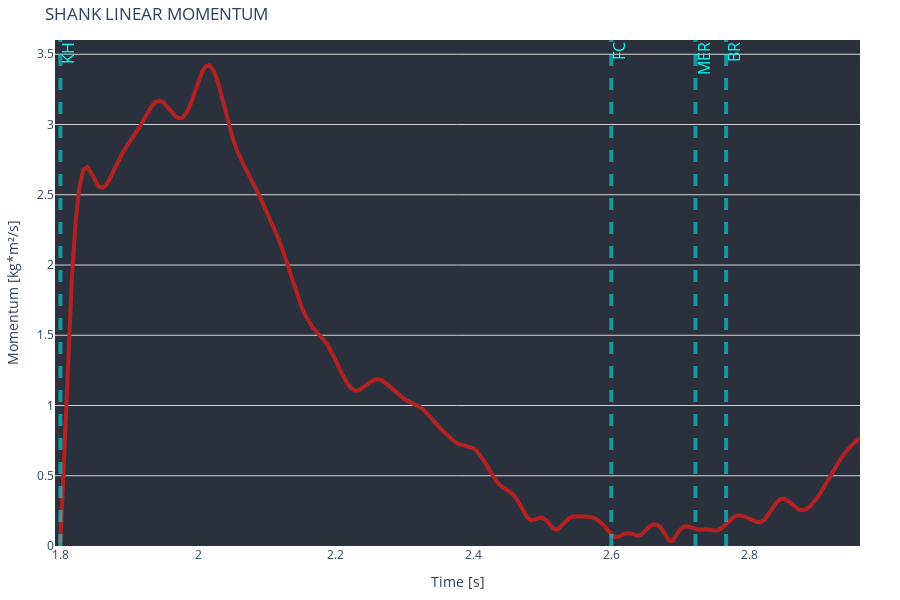
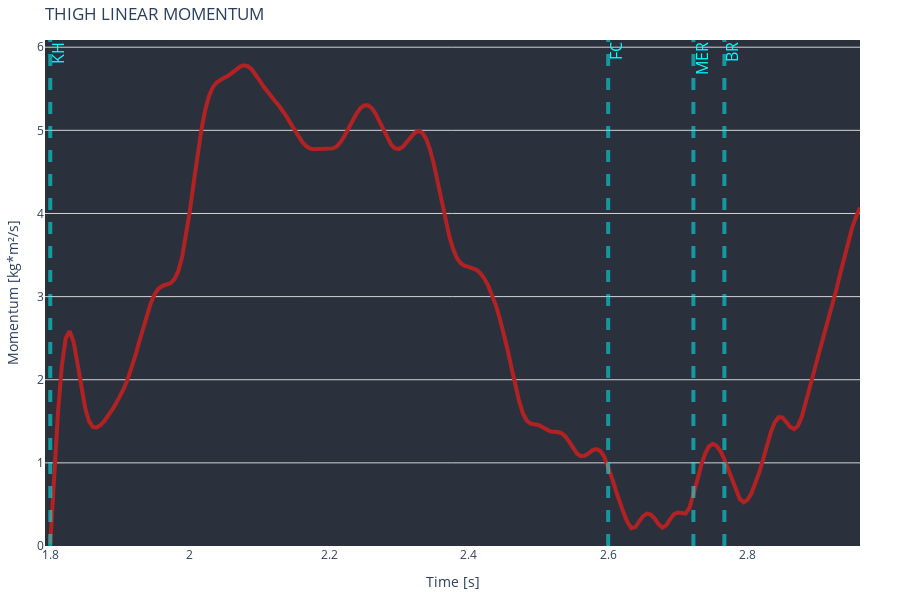
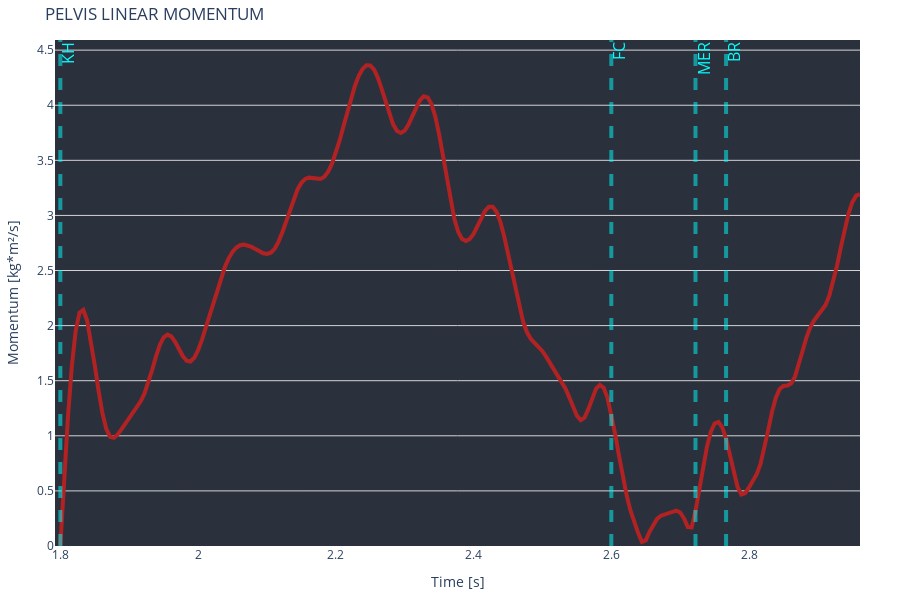
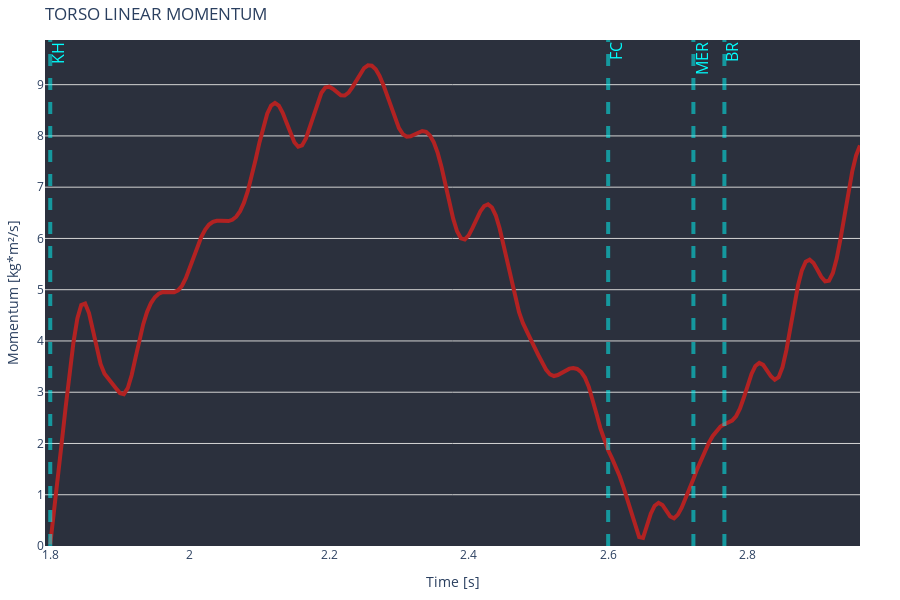

Notebook code for these charts, in order:
### Code cell
for i in kinematic_fig:
    display(kinematic_fig[i])

### Figure 1 — Plotly figure (JSON) as saved in the notebook; plotly's stock layout.template omitted (floating-point values rounded to 4 significant figures; data arrays with more than 128 entries replaced by an {"elided": "..."} marker saying what was removed)
{"data": [{"line": {"color": "firebrick", "width": 4}, "mode": "lines", "name": "SHANK LINEAR MOMENTUM", "type": "scatter", "x": {"elided": "210 float values"}, "y": {"elided": "738 float values"}}], "layout": {"annotations": [{"font": {"color": "cyan", "size": 16}, "showarrow": false, "text": "KH", "textangle": -90, "x": 1.811, "xref": "x", "y": 1, "yref": "paper"}, {"font": {"color": "cyan", "size": 16}, "showarrow": false, "text": "FC", "textangle": -90, "x": 2.611, "xref": "x", "y": 1, "yref": "paper"}, {"font": {"color": "cyan", "size": 16}, "showarrow": false, "text": "MER", "textangle": -90, "x": 2.733, "xref": "x", "y": 1, "yref": "paper"}, {"font": {"color": "cyan", "size": 16}, "showarrow": false, "text": "BR", "textangle": -90, "x": 2.778, "xref": "x", "y": 1, "yref": "paper"}], "height": 600, "margin": {"b": 40, "l": 40, "r": 40, "t": 40}, "plot_bgcolor": "rgb(43,48,61)", "shapes": [{"line": {"color": "cyan", "dash": "dash", "width": 4}, "opacity": 0.5, "type": "line", "x0": 1.8, "x1": 1.8, "xref": "x", "y0": 0, "y1": 1, "yref": "paper"}, {"line": {"color": "cyan", "dash": "dash", "width": 4}, "opacity": 0.5, "type": "line", "x0": 2.6, "x1": 2.6, "xref": "x", "y0": 0, "y1": 1, "yref": "paper"}, {"line": {"color": "cyan", "dash": "dash", "width": 4}, "opacity": 0.5, "type": "line", "x0": 2.722, "x1": 2.722, "xref": "x", "y0": 0, "y1": 1, "yref": "paper"}, {"line": {"color": "cyan", "dash": "dash", "width": 4}, "opacity": 0.5, "type": "line", "x0": 2.767, "x1": 2.767, "xref": "x", "y0": 0, "y1": 1, "yref": "paper"}], "showlegend": false, "title": {"text": "SHANK LINEAR MOMENTUM"}, "xaxis": {"showgrid": false, "title": {"text": "Time [s]"}}, "yaxis": {"autorange": true, "gridcolor": "lightgrey", "gridwidth": 1, "rangemode": "tozero", "showgrid": true, "title": {"text": "Momentum [kg*m²/s]"}, "zeroline": false}}}

### Figure 2 — Plotly figure (JSON) as saved in the notebook; plotly's stock layout.template omitted (floating-point values rounded to 4 significant figures; data arrays with more than 128 entries replaced by an {"elided": "..."} marker saying what was removed)
{"data": [{"line": {"color": "firebrick", "width": 4}, "mode": "lines", "name": "THIGH LINEAR MOMENTUM", "type": "scatter", "x": {"elided": "210 float values"}, "y": {"elided": "738 float values"}}], "layout": {"annotations": [{"font": {"color": "cyan", "size": 16}, "showarrow": false, "text": "KH", "textangle": -90, "x": 1.811, "xref": "x", "y": 1, "yref": "paper"}, {"font": {"color": "cyan", "size": 16}, "showarrow": false, "text": "FC", "textangle": -90, "x": 2.611, "xref": "x", "y": 1, "yref": "paper"}, {"font": {"color": "cyan", "size": 16}, "showarrow": false, "text": "MER", "textangle": -90, "x": 2.733, "xref": "x", "y": 1, "yref": "paper"}, {"font": {"color": "cyan", "size": 16}, "showarrow": false, "text": "BR", "textangle": -90, "x": 2.778, "xref": "x", "y": 1, "yref": "paper"}], "height": 600, "margin": {"b": 40, "l": 40, "r": 40, "t": 40}, "plot_bgcolor": "rgb(43,48,61)", "shapes": [{"line": {"color": "cyan", "dash": "dash", "width": 4}, "opacity": 0.5, "type": "line", "x0": 1.8, "x1": 1.8, "xref": "x", "y0": 0, "y1": 1, "yref": "paper"}, {"line": {"color": "cyan", "dash": "dash", "width": 4}, "opacity": 0.5, "type": "line", "x0": 2.6, "x1": 2.6, "xref": "x", "y0": 0, "y1": 1, "yref": "paper"}, {"line": {"color": "cyan", "dash": "dash", "width": 4}, "opacity": 0.5, "type": "line", "x0": 2.722, "x1": 2.722, "xref": "x", "y0": 0, "y1": 1, "yref": "paper"}, {"line": {"color": "cyan", "dash": "dash", "width": 4}, "opacity": 0.5, "type": "line", "x0": 2.767, "x1": 2.767, "xref": "x", "y0": 0, "y1": 1, "yref": "paper"}], "showlegend": false, "title": {"text": "THIGH LINEAR MOMENTUM"}, "xaxis": {"showgrid": false, "title": {"text": "Time [s]"}}, "yaxis": {"autorange": true, "gridcolor": "lightgrey", "gridwidth": 1, "rangemode": "tozero", "showgrid": true, "title": {"text": "Momentum [kg*m²/s]"}, "zeroline": false}}}

### Figure 3 — Plotly figure (JSON) as saved in the notebook; plotly's stock layout.template omitted (floating-point values rounded to 4 significant figures; data arrays with more than 128 entries replaced by an {"elided": "..."} marker saying what was removed)
{"data": [{"line": {"color": "firebrick", "width": 4}, "mode": "lines", "name": "PELVIS LINEAR MOMENTUM", "type": "scatter", "x": {"elided": "210 float values"}, "y": {"elided": "738 float values"}}], "layout": {"annotations": [{"font": {"color": "cyan", "size": 16}, "showarrow": false, "text": "KH", "textangle": -90, "x": 1.811, "xref": "x", "y": 1, "yref": "paper"}, {"font": {"color": "cyan", "size": 16}, "showarrow": false, "text": "FC", "textangle": -90, "x": 2.611, "xref": "x", "y": 1, "yref": "paper"}, {"font": {"color": "cyan", "size": 16}, "showarrow": false, "text": "MER", "textangle": -90, "x": 2.733, "xref": "x", "y": 1, "yref": "paper"}, {"font": {"color": "cyan", "size": 16}, "showarrow": false, "text": "BR", "textangle": -90, "x": 2.778, "xref": "x", "y": 1, "yref": "paper"}], "height": 600, "margin": {"b": 40, "l": 40, "r": 40, "t": 40}, "plot_bgcolor": "rgb(43,48,61)", "shapes": [{"line": {"color": "cyan", "dash": "dash", "width": 4}, "opacity": 0.5, "type": "line", "x0": 1.8, "x1": 1.8, "xref": "x", "y0": 0, "y1": 1, "yref": "paper"}, {"line": {"color": "cyan", "dash": "dash", "width": 4}, "opacity": 0.5, "type": "line", "x0": 2.6, "x1": 2.6, "xref": "x", "y0": 0, "y1": 1, "yref": "paper"}, {"line": {"color": "cyan", "dash": "dash", "width": 4}, "opacity": 0.5, "type": "line", "x0": 2.722, "x1": 2.722, "xref": "x", "y0": 0, "y1": 1, "yref": "paper"}, {"line": {"color": "cyan", "dash": "dash", "width": 4}, "opacity": 0.5, "type": "line", "x0": 2.767, "x1": 2.767, "xref": "x", "y0": 0, "y1": 1, "yref": "paper"}], "showlegend": false, "title": {"text": "PELVIS LINEAR MOMENTUM"}, "xaxis": {"showgrid": false, "title": {"text": "Time [s]"}}, "yaxis": {"autorange": true, "gridcolor": "lightgrey", "gridwidth": 1, "rangemode": "tozero", "showgrid": true, "title": {"text": "Momentum [kg*m²/s]"}, "zeroline": false}}}

### Figure 4 — Plotly figure (JSON) as saved in the notebook; plotly's stock layout.template omitted (floating-point values rounded to 4 significant figures; data arrays with more than 128 entries replaced by an {"elided": "..."} marker saying what was removed)
{"data": [{"line": {"color": "firebrick", "width": 4}, "mode": "lines", "name": "TORSO LINEAR MOMENTUM", "type": "scatter", "x": {"elided": "210 float values"}, "y": {"elided": "738 float values"}}], "layout": {"annotations": [{"font": {"color": "cyan", "size": 16}, "showarrow": false, "text": "KH", "textangle": -90, "x": 1.811, "xref": "x", "y": 1, "yref": "paper"}, {"font": {"color": "cyan", "size": 16}, "showarrow": false, "text": "FC", "textangle": -90, "x": 2.611, "xref": "x", "y": 1, "yref": "paper"}, {"font": {"color": "cyan", "size": 16}, "showarrow": false, "text": "MER", "textangle": -90, "x": 2.733, "xref": "x", "y": 1, "yref": "paper"}, {"font": {"color": "cyan", "size": 16}, "showarrow": false, "text": "BR", "textangle": -90, "x": 2.778, "xref": "x", "y": 1, "yref": "paper"}], "height": 600, "margin": {"b": 40, "l": 40, "r": 40, "t": 40}, "plot_bgcolor": "rgb(43,48,61)", "shapes": [{"line": {"color": "cyan", "dash": "dash", "width": 4}, "opacity": 0.5, "type": "line", "x0": 1.8, "x1": 1.8, "xref": "x", "y0": 0, "y1": 1, "yref": "paper"}, {"line": {"color": "cyan", "dash": "dash", "width": 4}, "opacity": 0.5, "type": "line", "x0": 2.6, "x1": 2.6, "xref": "x", "y0": 0, "y1": 1, "yref": "paper"}, {"line": {"color": "cyan", "dash": "dash", "width": 4}, "opacity": 0.5, "type": "line", "x0": 2.722, "x1": 2.722, "xref": "x", "y0": 0, "y1": 1, "yref": "paper"}, {"line": {"color": "cyan", "dash": "dash", "width": 4}, "opacity": 0.5, "type": "line", "x0": 2.767, "x1": 2.767, "xref": "x", "y0": 0, "y1": 1, "yref": "paper"}], "showlegend": false, "title": {"text": "TORSO LINEAR MOMENTUM"}, "xaxis": {"showgrid": false, "title": {"text": "Time [s]"}}, "yaxis": {"autorange": true, "gridcolor": "lightgrey", "gridwidth": 1, "rangemode": "tozero", "showgrid": true, "title": {"text": "Momentum [kg*m²/s]"}, "zeroline": false}}}
